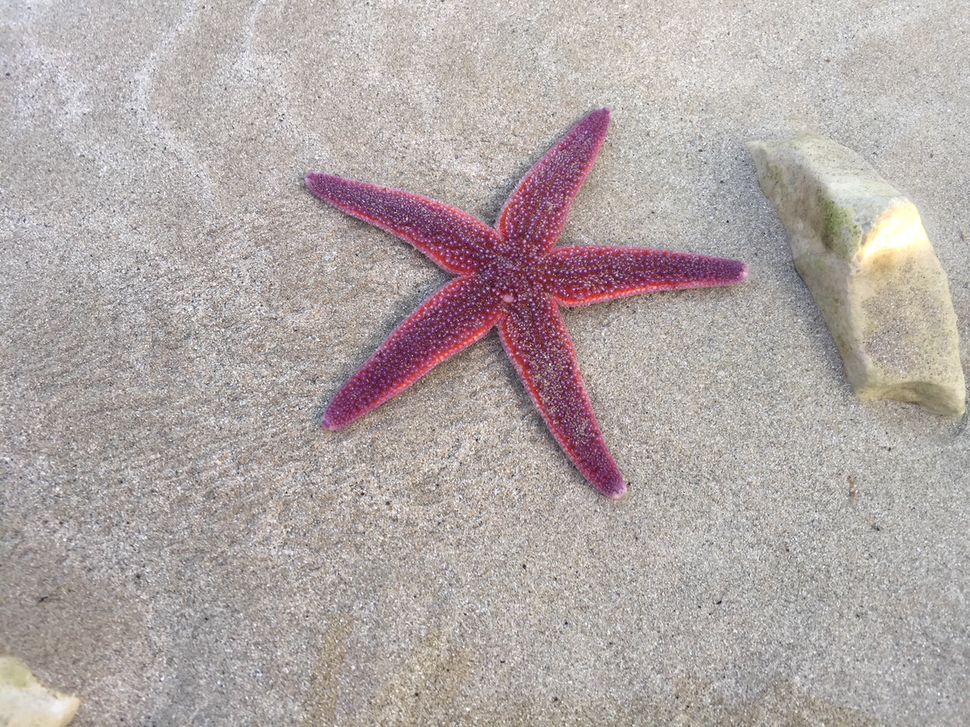
#> input picture src/py_playground/dev290x/images/starfish.png, 970 x 727 px, shrunk from 1280 x 960 before the run
$ jupyter execute thresholding.ipynb   (shell and % lines are left out)   (older library calls are emulated)
#> lines starting #> are read from the running program, lines starting #| are printed output that depends on the picture; after the words box and inside, x2 and y2 are one past the last pixel; in counts of white or black regions, pixels touching at a corner belong together
[cell 1]
# First import OpenCV, NumPY and MatPlotLib as we will use these libraries
import cv2
import numpy as np
import matplotlib.pyplot as plt

[cell 2]
# Load a color image
img = cv2.imread("./images/starfish.png")
#> img is the input picture: shape (727, 970, 3); mean B, G, R 166, 167.4, 176.8
plt.imshow(cv2.cvtColor(img, cv2.COLOR_BGR2RGB))

[cell 3]
# Apply some blurring to reduce noise

# h is the Parameter regulating filter strength for luminance component.
# Bigger h value perfectly removes noise but also removes image details,
# smaller h value preserves details but also preserves some noise

# Hint: I recommend using larger h and hColor values than typical to remove noise at the
# expense of losing image details

# Experiment with setting h and hColor to a suitable value.

# Exercise: Insert code here to set values for h and hColor.
# Hint: You'll find answers at the bottom of the lab.

h = 16
hColor = 32
# Default values
templateWindowSize = 7
searchWindowSize = 21

blur = cv2.fastNlMeansDenoisingColored(img, None,h,hColor,templateWindowSize,searchWindowSize)

plt.imshow(cv2.cvtColor(blur, cv2.COLOR_BGR2RGB))

[cell 4]
# Apply a morphological gradient (dilate the image, erode the image, and take the difference

elKernel = cv2.getStructuringElement(cv2.MORPH_ELLIPSE, (13,13))

# YOUR CODE HERE
# Exercise: Use openCV's morphologyEx to generate a gradient using the kernel above
# Hint: You'll find answers at the bottom of the lab.

# END YOUR CODE HERE
gradient = cv2.morphologyEx(blur, cv2.MORPH_GRADIENT, elKernel)
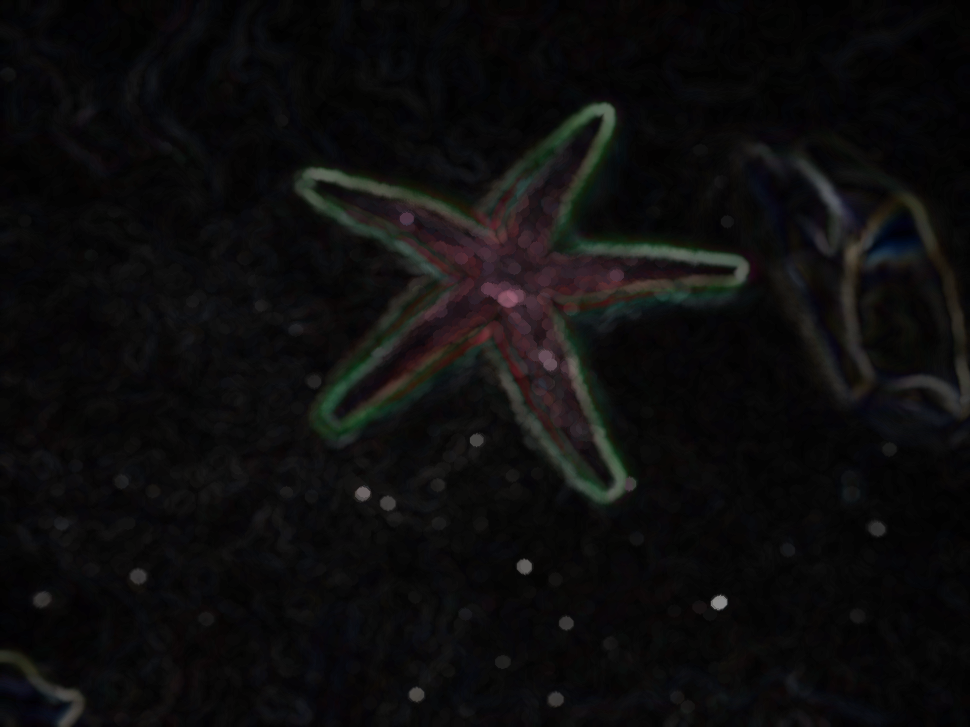
#> gradient: shape (727, 970, 3); mean B, G, R 12.9, 12.6, 13.3

plt.imshow(cv2.cvtColor(gradient, cv2.COLOR_BGR2RGB))

[cell 5]
gradient = cv2.cvtColor(gradient, cv2.COLOR_BGR2GRAY)
#> gradient: shape (727, 970)

[cell 6]
# Apply Otsu's method - or you can adjust the level at which thresholding occurs
# and see what the effect of this is

# YOUR CODE HERE
# Exercise: Generate a matrix called otsu using OpenCV's threshold() function.  Use
# Otsu's method.
# Hint: You'll find answers at the bottom of the lab.

# END YOUR CODE HERE
thres, otsu = cv2.threshold(gradient, 0, 255, cv2.THRESH_BINARY | cv2.THRESH_OTSU)
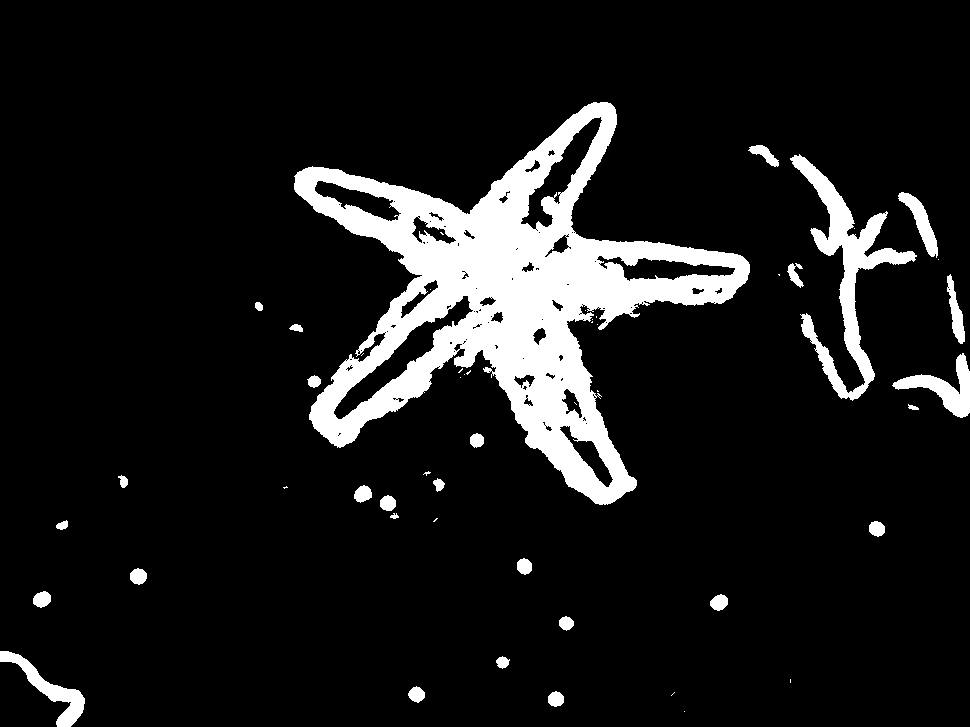
#> otsu: shape (727, 970); 10.4% white; 51 white regions (23 under 20 px), largest, box (x1, y1, x2, y2) and area: (294, 102, 750, 505) 58283, (790, 154, 917, 401) 6731, (892, 353, 970, 418) 1730
#> thres = 27

# Apply a closing operation - we're using a large kernel here. By all means adjust the size of this kernel
# and observe the effects
closingKernel = cv2.getStructuringElement(cv2.MORPH_ELLIPSE, (33,33))
close = cv2.morphologyEx(otsu, cv2.MORPH_CLOSE, closingKernel)
#> close: shape (727, 970); 13.1% white; 26 white regions (5 under 20 px), largest, box (x1, y1, x2, y2) and area: (294, 102, 752, 505) 72652, (748, 145, 939, 401) 11088, (887, 273, 970, 418) 3801

plt.imshow(close, cmap='gray')

[cell 7]
# Erode smaller artefacts out of the image - play with iterations to see how it works

# YOUR CODE HERE
# Exercise: Generate a matrix called eroded using cv2.erode() function over the 'close' matrix.
# Experiment until your output image is similar to the image below
# Hint: You'll find answers at the bottom of the lab.
eroded = cv2.erode(close, cv2.getStructuringElement(cv2.MORPH_ELLIPSE, (17, 17)))
#> eroded: shape (727, 970); 9% white; 9 white regions (2 under 20 px), largest, box (x1, y1, x2, y2) and area: (302, 110, 743, 497) 57892, (821, 186, 886, 271) 1893, (810, 319, 867, 392) 1825
# END YOUR CODE HERE

plt.imshow(eroded, cmap='gray')

[cell 8]
opened = cv2.morphologyEx(close, cv2.MORPH_OPEN, cv2.getStructuringElement(cv2.MORPH_ELLIPSE, (33,33)), None, None, 2)
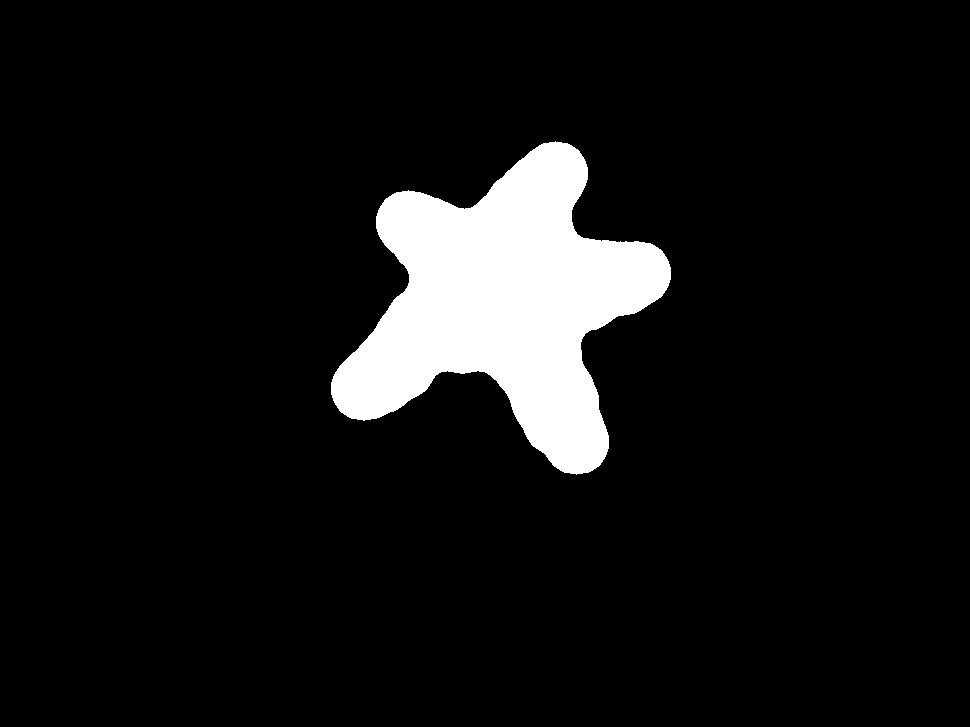
#> opened: shape (727, 970); 8.1% white; 1 white region
plt.imshow(opened, cmap='gray')

[cell 9]
# YOUR CODE HERE
# Exercise: Find the contours - just external contours to keep post-processing simple
# Hint: You'll find answers at the bottom of the lab.
_, contours, hierarchy = cv2.findContours(opened, cv2.RETR_EXTERNAL, cv2.CHAIN_APPROX_SIMPLE)
#> contours = 1 contour; box (x1, y1, x2, y2) and area: (331, 141, 671, 475) 56304
# END YOUR CODE HERE

[cell 10]
# Sort the candidates by size, and just keep the largest one
contours = sorted(contours, key=cv2.contourArea, reverse=True)[:1]

# Lets create two images, initially all zeros (i.e. black)
# One image will be filled with 'Blue' wherever we think there's some starfish
# The other image will be filled with 'Green' whereever we think there's not some starfish
h, w, num_c = img.shape
#> h = 727; w = 970; num_c = 3
segmask = np.zeros((h, w, num_c), np.uint8)
stencil = np.zeros((h, w, num_c), np.uint8)

# I know we've only one contour, but - in general - we'd expect to have more contours to deal with
for c in contours:
    # Fill in the starfish shape into segmask
    cv2.drawContours(segmask, [c], 0, (255, 0, 0), -1)
    # Lets fill in the starfish shape into stencil as well
    # and then re-arrange the colors using numpy
    cv2.drawContours(stencil, [c], 0, (255, 0, 0), -1)
    stencil[np.where((stencil==[0,0,0]).all(axis=2))] = [0, 255, 0]
    stencil[np.where((stencil==[255,0,0]).all(axis=2))] = [0, 0, 0]
#> this loop made 1 pass
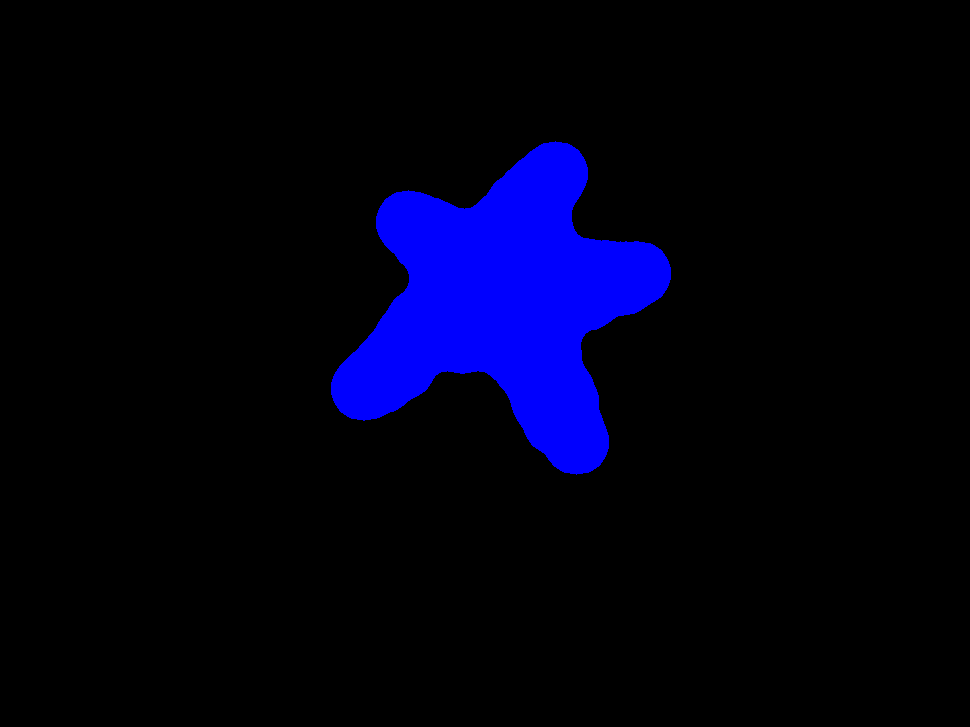
#> segmask: shape (727, 970, 3); mean of channels 0, 1, 2 20.6, 0, 0; drawn as B, G, R
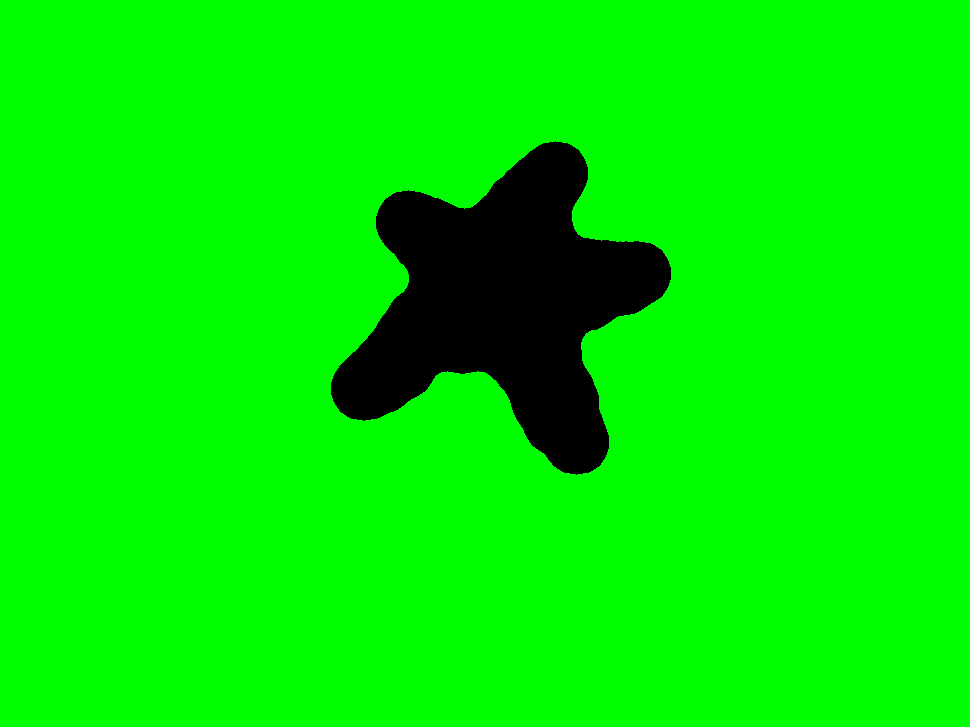
#> stencil: shape (727, 970, 3); mean of channels 0, 1, 2 0, 234.4, 0; drawn as B, G, R

# Now, lets create a mask image by bitwise ORring segmask and stencil together
mask = cv2.bitwise_or(stencil, segmask)

plt.imshow(cv2.cvtColor(mask, cv2.COLOR_BGR2RGB))

[cell 11]
# Now, lets just blend our original image with our mask

# YOUR CODE HERE
# Exercise: Blend the original image 'img' and our mask 'mask'
# in any way you see fit, and store it in a variable called output
# Hint: You'll find answers at the bottom of the lab.
output = (img * 0.7 + mask * 0.3).astype(np.uint8)
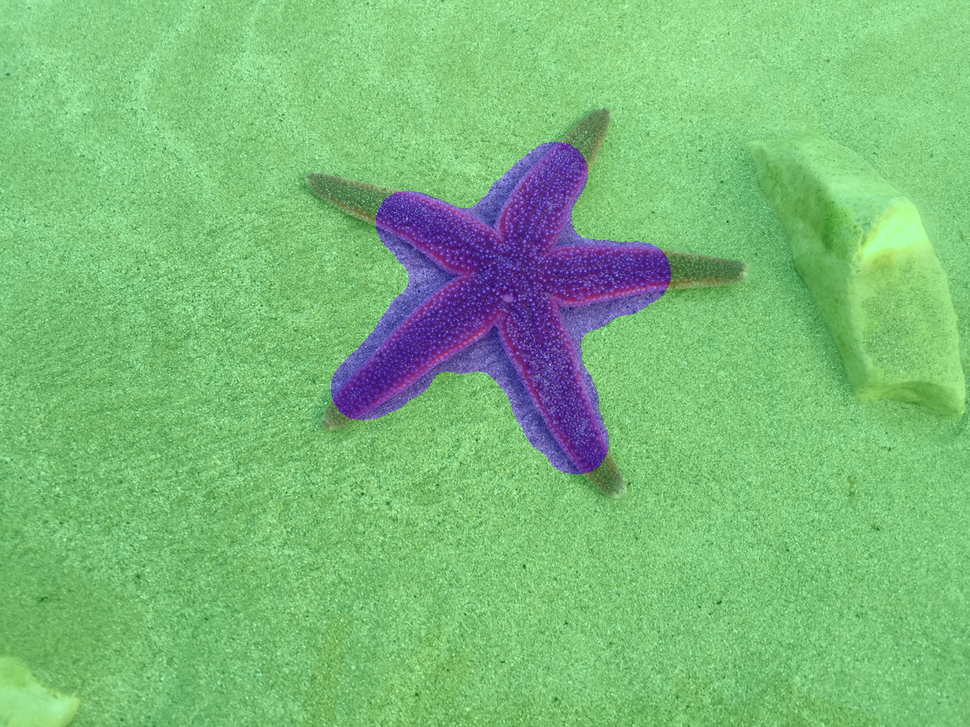
#> output: shape (727, 970, 3); mean B, G, R 121.9, 187, 123.3
# END YOUR CODE HERE

[cell 12]
plt.imshow(cv2.cvtColor(output, cv2.COLOR_BGR2RGB))
